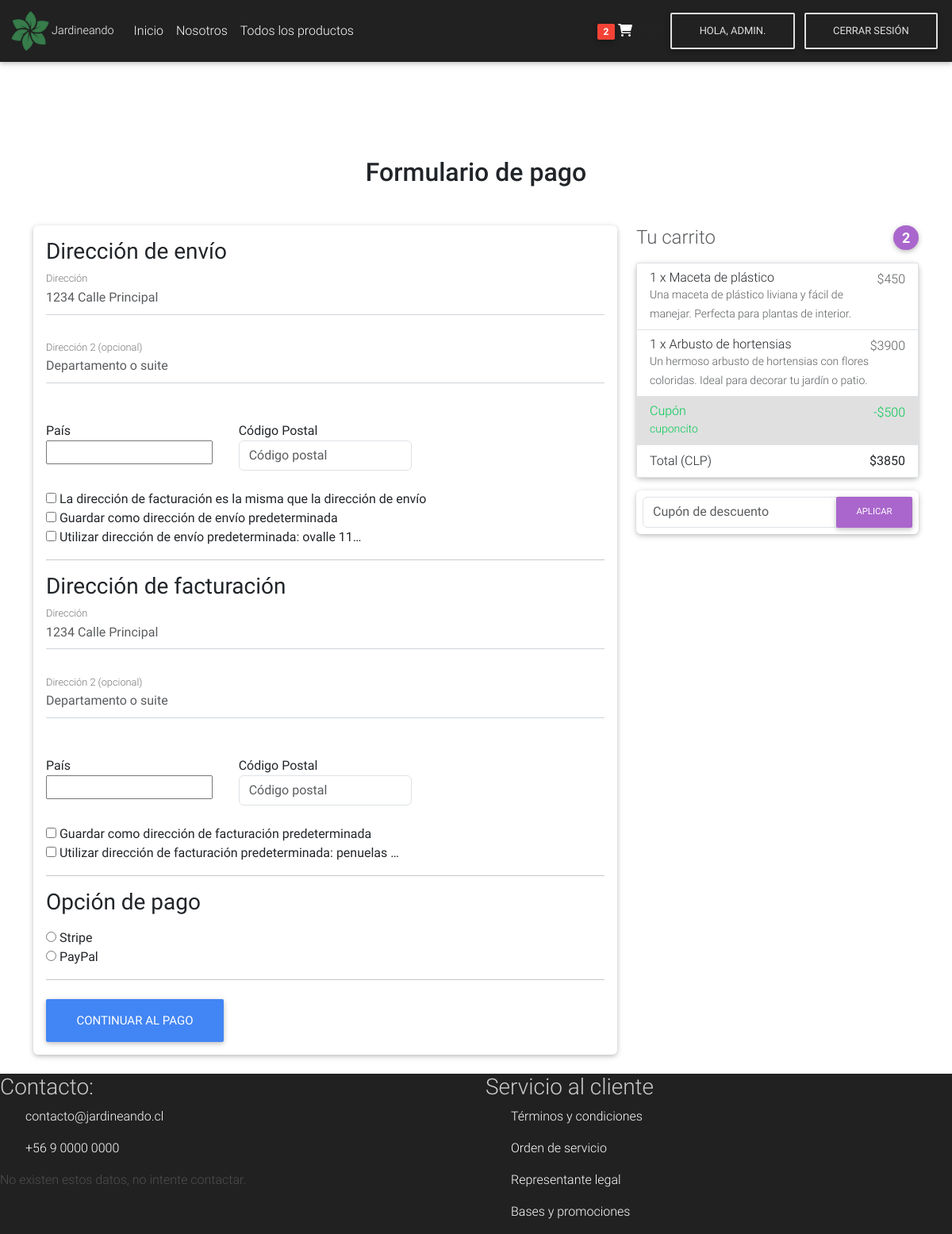
Screenshot of /checkout/ (signed in) with the database file from the repository.
### core/models.py (models this page shows, shortened)
class Order(models.Model):
    user = models.ForeignKey(settings.AUTH_USER_MODEL,
                             on_delete=models.CASCADE)
    ref_code = models.CharField(max_length=20, blank=True, null=True)
    items = models.ManyToManyField(OrderItem)
    start_date = models.DateTimeField(auto_now_add=True)
    ordered_date = models.DateTimeField()
    ordered = models.BooleanField(default=False)
    shipping_address = models.ForeignKey(
        'Address', related_name='shipping_address', on_delete=models.SET_NULL, blank=True, null=True)
    billing_address = models.ForeignKey(
        'Address', related_name='billing_address', on_delete=models.SET_NULL, blank=True, null=True)
    payment = models.ForeignKey(
        'Payment', on_delete=models.SET_NULL, blank=True, null=True)
    coupon = models.ForeignKey(
        'Coupon', on_delete=models.SET_NULL, blank=True, null=True)
    being_delivered = models.BooleanField(default=False)
    received = models.BooleanField(default=False)
    refund_requested = models.BooleanField(default=False)
    refund_granted = models.BooleanField(default=False)
    def get_total(self):
        total = 0
        for order_item in self.items.all():
            total += order_item.get_final_price()
        if self.coupon:
            total -= self.coupon.amount
        if total < 0:
            total = 0
        return total
    def get_total_number_of_items(self):
        total = 0
        for order_item in self.items.all():
            total += order_item.quantity
        return total

class OrderItem(models.Model):
    user = models.ForeignKey(settings.AUTH_USER_MODEL,
                             on_delete=models.CASCADE)
    ordered = models.BooleanField(default=False)
    item = models.ForeignKey(Item, on_delete=models.CASCADE)
    quantity = models.IntegerField(default=1)
    def get_total_item_price(self):
        if self.item.on_sale:
            return self.quantity * self.item.discount_price
        return self.quantity * self.item.price
    def get_total_discount_item_price(self):
        return self.quantity * self.item.discount_price
    def get_final_price(self):
        if self.item.on_sale:
            return self.get_total_discount_item_price()
        return self.get_total_item_price()

class Address(models.Model):
    user = models.ForeignKey(settings.AUTH_USER_MODEL,
                             on_delete=models.CASCADE)
    street_address = models.CharField(max_length=100)
    apartment_address = models.CharField(max_length=100)
    country = CountryField(multiple=False)
    zip = models.CharField(max_length=100)
    address_type = models.CharField(max_length=1, choices=ADDRESS_CHOICES)
    default = models.BooleanField(default=False)
    class Meta:
        verbose_name_plural = 'Addresses'

class Item(models.Model):
    title = models.CharField(max_length=100)
    price = models.FloatField()
    discount_price = models.FloatField(blank=True, null=True)
    on_sale = models.BooleanField(default=False)
    category = models.CharField(choices=CATEGORY_CHOICES, max_length=2)
    label = models.CharField(choices=LABEL_CHOICES, max_length=2, blank=True, null=True)
    slug = models.SlugField()
    description = models.TextField()
    image = models.ImageField(default='default.jpg', upload_to='productos')

class Coupon(models.Model):
    code = models.CharField(max_length=15)
    amount = models.FloatField()

### core/views.py (the view, shortened to what this page needs)
# urls.py: path('checkout/', CheckoutView.as_view(), name='core-checkout'),
class CheckoutView(View):
    def get(self, *args, **kwargs):
        try:
            order = Order.objects.get(user=self.request.user, ordered=False)
            form = CheckoutForm()
            context = {
                'form': form,
                'couponform': CouponForm(),
                'order': order,
                'DISPLAY_COUPON_FORM': True
            }
            shipping_address_qs = Address.objects.filter(
                user=self.request.user,
                address_type='S',
                default=True
            )
            if shipping_address_qs.exists():
                context.update(
                    {'default_shipping_address': shipping_address_qs[0]})
            billing_address_qs = Address.objects.filter(
                user=self.request.user,
                address_type='B',
                default=True
            )
            if billing_address_qs.exists():
                context.update(
                    {'default_billing_address': billing_address_qs[0]})
            return render(self.request, "core/checkout.html", context)
        except ObjectDoesNotExist:
            messages.info(self.request, "No tienes un pedido activo")
            return redirect("core:core-checkout")

### core/templates/core/checkout.html (shortened to what this page needs)
{% extends "core/base.html" %}
{% load crispy_forms_tags %}
{% load custom_filters %}
{% block content %}
<main>
	<div class="container wow fadeIn">
		<h2 class="my-5 h2 text-center">Formulario de pago</h2>
		<div class="row">
			<div class="col-md-8 mb-4">
				<div class="card">
					<form method="POST" class="card-body">
						<h3>Dirección de envío</h3>
						<div class="hideable_shipping_form">
							<div class="md-form mb-5">
								<input
									type="text"
									placeholder="1234 Calle Principal"
									id="shipping_address"
									name="shipping_address"
									class="form-control"
								/>
								<label for="shipping_address" class="">Dirección</label>
							</div>
							<div class="md-form mb-5">
								<input
									type="text"
									placeholder="Departamento o suite"
									id="shipping_address2"
									name="shipping_address2"
									class="form-control"
								/>
								<label for="shipping_address2" class="">Dirección 2 (opcional)</label>
							</div>
							<div class="row">
								<div class="col-lg-4 col-md-12 mb-4">
									<label for="country">País</label>
									{{ form.shipping_country }}
								</div>
								<div class="col-lg-4 col-md-6 mb-4">
									<label for="shipping_zip">Código Postal</label>
									<input
										type="text"
										placeholder="Código postal"
										id="shipping_zip"
										name="shipping_zip"
										class="form-control"
									/>
								</div>
							</div>
							<div class="custom-control custom-checkbox">
								<input
									type="checkbox"
									class="custom-control-input"
									name="same_billing_address"
									id="same_billing_address"
								/>
								<label class="custom-control-label" for="same_billing_address">
									La dirección de facturación es la misma que la dirección de envío
								</label>
							</div>
							<div class="custom-control custom-checkbox">
								<input
									type="checkbox"
									class="custom-control-input"
									name="set_default_shipping"
									id="set_default_shipping"
								/>
								<label class="custom-control-label" for="set_default_shipping">
									Guardar como dirección de envío predeterminada
								</label>
							</div>
						</div>
						{% if default_shipping_address %}
						<div class="custom-control custom-checkbox">
							<input
								type="checkbox"
								class="custom-control-input"
								name="use_default_shipping"
								id="use_default_shipping"
							/>
							<label class="custom-control-label" for="use_default_shipping">
								Utilizar dirección de envío predeterminada: {{ default_shipping_address.street_address|truncatechars:10 }}
							</label>
						</div>
						{% endif %}
						<hr />
						<h3>Dirección de facturación</h3>
						<div class="hideable_billing_form">
							<div class="md-form mb-5">
								<input
									type="text"
									placeholder="1234 Calle Principal"
									id="billing_address"
									name="billing_address"
									class="form-control"
								/>
								<label for="billing_address" class="">Dirección</label>
							</div>
							<div class="md-form mb-5">
								<input
									type="text"
									placeholder="Departamento o suite"
									id="billing_address2"
									name="billing_address2"
									class="form-control"
								/>
								<label for="billing_address2" class="">Dirección 2 (opcional)</label>
							</div>
							<div class="row">
								<div class="col-lg-4 col-md-12 mb-4">
									<label for="country">País</label>
									{{ form.billing_country }}
								</div>
								<div class="col-lg-4 col-md-6 mb-4">
									<label for="billing_zip">Código Postal</label>
									<input
										type="text"
										placeholder="Código postal"
										id="billing_zip"
										name="billing_zip"
										class="form-control"
									/>
								</div>
							</div>
							<div class="custom-control custom-checkbox">
								<input
									type="checkbox"
									class="custom-control-input"
									name="set_default_billing"
									id="set_default_billing"
								/>
								<label class="custom-control-label" for="set_default_billing">
									Guardar como dirección de facturación predeterminada
								</label>
							</div>
						</div>
						{% if default_billing_address %}
						<div class="custom-control custom-checkbox">
							<input
								type="checkbox"
								class="custom-control-input"
								name="use_default_billing"
								id="use_default_billing"
							/>
							<label class="custom-control-label" for="use_default_billing">
								Utilizar dirección de facturación predeterminada: {{ default_billing_address.street_address|truncatechars:10 }}
							</label>
						</div>
						{% endif %}
						<hr />
						<h3>Opción de pago</h3>
						<div class="d-block my-3">
							{% for value, name in form.fields.payment_option.choices %}
							<div class="custom-control custom-radio">
								<input
									id="{{ name }}"
									name="payment_option"
									value="{{ value }}"
									type="radio"
									class="custom-control-input"
									required
								/>
								<label class="custom-control-label" for="{{ name }}">
									{{ name }}
								</label>
							</div>
							{% endfor %}
						</div>
						<hr class="mb-4" />
						<button class="btn btn-primary btn-lg btn-block" type="submit">
							Continuar al pago
						</button>
					</form>
				</div>
			</div>
			<div class="col-md-4 mb-4">{% include "core/order_snippet.html" %}</div>
		</div>
	</div>
</main>
{% endblock content %}

### core/templates/core/navbar.html (shortened to what this page needs)
{% load static %}
{% load  cart_templates_tags %}
<nav class="navbar navbar-expand-lg navbar-dark bg-dark">
    <div class="container-fluid">
        <a class="navbar-brand" href="/">
            <table class="icomo-marca">
                <tr>
                    <td>
                        <img class="icono" src="{% static 'core/img/icono.png' %}" alt="Icono flor">
                    </td>
                    <td>
                        Jardineando
                    </td>
                </tr>
            </table>
        </a>
        <div class="collapse navbar-collapse" id="navbarSupportedContent">
            <ul class="navbar-nav me-auto mb-2 mb-lg-0">
                <li class="nav-item">
                    <a class="nav-link active" aria-current="page" href="/">Inicio</a>
                </li>
                <li class="nav-item">
                    <a class="nav-link" href="{% url 'core:core-nosotros' %}">Nosotros</a>
                </li>
                <li class="nav-item">
                    <a class="nav-link" href="{% url 'core:core-products-category' %}">Todos los productos</a>
                </li>
                <li class="nav-item">
                    <a href="carrito.html" class="nav-link"></a>
                </li>
            </ul>
            <div class="d-flex align-items-center">
                {% if request.user.is_authenticated %}
                <a href="{% url 'core:core-order-summary' %}" class="nav-link">
                    <span class="badge red z-depth-1 mr-1">{{ request.user|cart_item_count }}</span>
                    <i class="fas fa-shopping-cart" style="color: white;"></i>
                    <span class="clearfix d-none d-sm-inline-block">Carro</span>
                </a>
                <a href="{% url 'core:core-profile' %}">
                    <button class="btn btn-outline-light btn-dark">Hola, {{ request.user.username }}.</button>
                </a>
                <a href="{% url 'account_logout' %}">
                    <button type="button" class="btn btn-outline-light btn-dark">Cerrar Sesión</button>
                </a>
                {% endif %}
            </div>
        </div>
    </div>
</nav>

### core/templates/core/order_snippet.html (shortened to what this page needs)
{% load custom_filters %}
<div class="col-md-12 mb-4">
    <h4 class="d-flex justify-content-between align-items-center mb-3">
    <span class="text-muted">Tu carrito</span>
    <span class="badge badge-secondary badge-pill">{{ order.get_total_number_of_items }}</span>
    </h4>
    <ul class="list-group mb-3 z-depth-1">
    {% for order_item in order.items.all %}
    <li class="list-group-item d-flex justify-content-between lh-condensed">
        <div>
        <h6 class="my-0">{{ order_item.quantity }} x {{ order_item.item.title}}</h6>
        <small class="text-muted">{{ order_item.item.description}}</small>
        </div>
        <span class="text-muted">${{ order_item.get_final_price|add_thousands_separator }}</span>
    </li>
    {% endfor %}
    {% if order.coupon %}
    <li class="list-group-item d-flex justify-content-between bg-light">
        <div class="text-success">
        <h6 class="my-0">Cupón</h6>
        <small>{{ order.coupon.code }}</small>
        </div>
        <span class="text-success">-${{ order.coupon.amount|add_thousands_separator }}</span>
    </li>
    {% endif %}
    <li class="list-group-item d-flex justify-content-between">
        <span>Total (CLP)</span>
        <strong>${{ order.get_total|add_thousands_separator }}</strong>
    </li>
    </ul>
    {% if DISPLAY_COUPON_FORM %}
    <form class="card p-2" action="{% url 'core:core-add-coupon' %}" method="POST">
        <div class="input-group">
            {{ couponform.code }}
            <div class="input-group-append">
            <button class="btn btn-secondary btn-md waves-effect m-0" type="submit">Aplicar</button>
            </div>
        </div>
    </form>
    {% endif %}
</div>

### rows the page displays
Address: street_address "ovalle 11…"
Address: street_address "penuelas …"
Order: get_total_number_of_items "2", coupon.code "cuponcito", coupon.amount|add_thousands_separator "500", get_total|add_thousands_separator "3850"
OrderItem: quantity "1", item "Maceta de plástico", item.description "Una maceta de plástico liviana y fácil de manejar. Perfecta para plantas de interior.", get_final_price|add_thousands_separator "450"
OrderItem: quantity "1", item "Arbusto de hortensias", item.description "Un hermoso arbusto de hortensias con flores coloridas. Ideal para decorar tu jardín o patio.", get_final_price|add_thousands_separator "3900"

### other values shown
{{ request.user|cart_item_count }} "2"
{{ request.user.username }} "ADMIN"
{{ name }} "Stripe" "PayPal"
